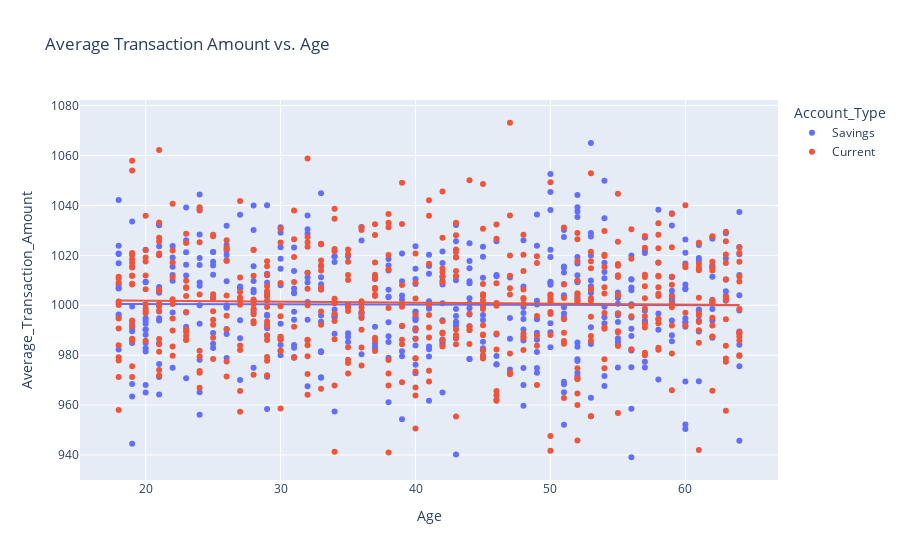

This figure's notebook cell:
### Code cell
# Average Transaction Amount vs. Age
fig_scatter_avg_amount_age = px.scatter(data, x='Age',
                                        y='Average_Transaction_Amount',
                                        color='Account_Type',
                                        title='Average Transaction Amount vs. Age',
                                        trendline='ols')
fig_scatter_avg_amount_age.show()

### Figure 1 — Plotly figure (JSON) as saved in the notebook; plotly's stock layout.template omitted (floating-point values rounded to 4 significant figures; data arrays with more than 128 entries replaced by an {"elided": "..."} marker saying what was removed)
{"data": [{"hovertemplate": "Account_Type=Savings<br>Age=%{x}<br>Average_Transaction_Amount=%{y}<extra></extra>", "legendgroup": "Savings", "marker": {"color": "#636efa", "symbol": "circle"}, "mode": "markers", "name": "Savings", "orientation": "v", "showlegend": true, "type": "scatter", "x": {"elided": "484 int values"}, "xaxis": "x", "y": {"elided": "484 float values"}, "yaxis": "y"}, {"hovertemplate": "<b>OLS trendline</b><br>Average_Transaction_Amount = -0.0102589 * Age + 1000.71<br>R<sup>2</sup>=0.000048<br><br>Account_Type=Savings<br>Age=%{x}<br>Average_Transaction_Amount=%{y} <b>(trend)</b><extra></extra>", "legendgroup": "Savings", "marker": {"color": "#636efa", "symbol": "circle"}, "mode": "lines", "name": "Savings", "showlegend": false, "type": "scatter", "x": {"elided": "484 int values"}, "xaxis": "x", "y": {"elided": "484 float values"}, "yaxis": "y"}, {"hovertemplate": "Account_Type=Current<br>Age=%{x}<br>Average_Transaction_Amount=%{y}<extra></extra>", "legendgroup": "Current", "marker": {"color": "#EF553B", "symbol": "circle"}, "mode": "markers", "name": "Current", "orientation": "v", "showlegend": true, "type": "scatter", "x": {"elided": "516 int values"}, "xaxis": "x", "y": {"elided": "516 float values"}, "yaxis": "y"}, {"hovertemplate": "<b>OLS trendline</b><br>Average_Transaction_Amount = -0.0402788 * Age + 1002.68<br>R<sup>2</sup>=0.000711<br><br>Account_Type=Current<br>Age=%{x}<br>Average_Transaction_Amount=%{y} <b>(trend)</b><extra></extra>", "legendgroup": "Current", "marker": {"color": "#EF553B", "symbol": "circle"}, "mode": "lines", "name": "Current", "showlegend": false, "type": "scatter", "x": {"elided": "516 int values"}, "xaxis": "x", "y": {"elided": "516 float values"}, "yaxis": "y"}], "layout": {"legend": {"title": {"text": "Account_Type"}, "tracegroupgap": 0}, "title": {"text": "Average Transaction Amount vs. Age"}, "xaxis": {"anchor": "y", "domain": [0, 1], "title": {"text": "Age"}}, "yaxis": {"anchor": "x", "domain": [0, 1], "title": {"text": "Average_Transaction_Amount"}}}}
